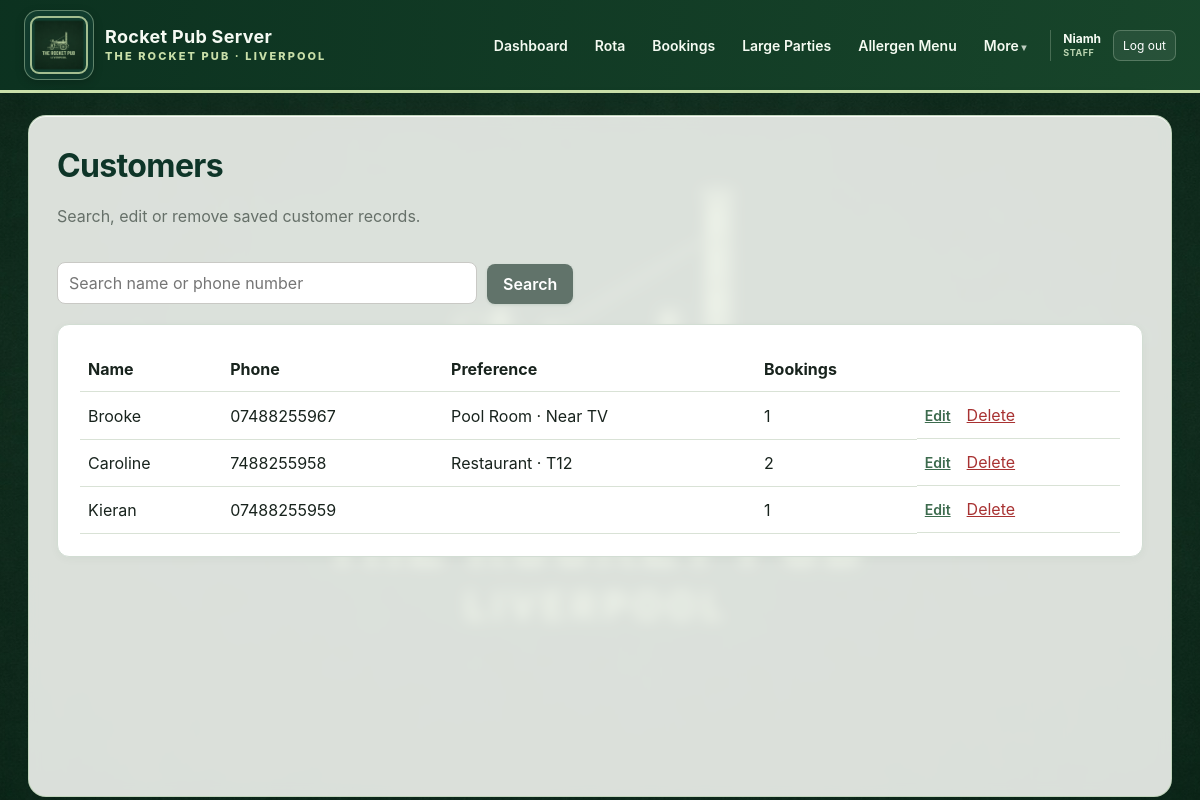
/customers (signed in), run on the app's committed database.
### app/models.py (models this page shows, shortened)
class AppUser(db.Model):
    id = db.Column(db.Integer, primary_key=True)
    username = db.Column(
        db.String(80),
        nullable=False,
        unique=True,
        index=True,
    )
    password_hash = db.Column(db.String(255), nullable=False)
    role = db.Column(
        db.String(20),
        nullable=False,
        default="staff",
        index=True,
    )
    must_change_password = db.Column(
        db.Boolean,
        nullable=False,
        default=True,
    )
    email = db.Column(db.String(255), unique=True, index=True)
    pending_email = db.Column(db.String(255))
    email_verified = db.Column(db.Boolean, nullable=False, default=False)
    email_verification_code_hash = db.Column(db.String(255))
    email_verification_expires_at = db.Column(db.DateTime)
    password_reset_code_hash = db.Column(db.String(255))
    password_reset_expires_at = db.Column(db.DateTime)
    active = db.Column(db.Boolean, nullable=False, default=True)
    created_at = db.Column(db.DateTime, default=datetime.utcnow)
    last_login_at = db.Column(db.DateTime)
    @property
    def is_manager(self):
        return self.role in {"manager", "admin"}

class Customer(db.Model):
    id = db.Column(db.Integer, primary_key=True)
    name = db.Column(db.String(120), nullable=False, index=True)
    phone = db.Column(db.String(30), nullable=False, unique=True, index=True)
    preferred_area_id = db.Column(db.Integer, db.ForeignKey("area.id"))
    preferred_table_id = db.Column(db.Integer, db.ForeignKey("pub_table.id"))
    prefers_near_tv = db.Column(db.Boolean, default=False)
    avoids_bench = db.Column(db.Boolean, default=False)
    notes = db.Column(db.Text)
    created_at = db.Column(db.DateTime, default=datetime.utcnow)
    preferred_area = db.relationship("Area", foreign_keys=[preferred_area_id])
    preferred_table = db.relationship("PubTable", foreign_keys=[preferred_table_id])
    bookings = db.relationship(
        "Booking",
        back_populates="customer",
        cascade="all, delete-orphan"
    )
    repeat_bookings = db.relationship(
        "RepeatBooking",
        back_populates="customer",
        cascade="all, delete-orphan"
    )

class Area(db.Model):
    id = db.Column(db.Integer, primary_key=True)
    name = db.Column(db.String(80), nullable=False, unique=True)
    tables = db.relationship("PubTable", back_populates="area")

class PubTable(db.Model):
    id = db.Column(db.Integer, primary_key=True)
    number = db.Column(db.String(20), nullable=False, unique=True, index=True)
    capacity = db.Column(db.Integer, nullable=False)
    area_id = db.Column(db.Integer, db.ForeignKey("area.id"), nullable=False)
    near_tv = db.Column(db.Boolean, default=False)
    has_bench = db.Column(db.Boolean, default=False)
    accessible = db.Column(db.Boolean, default=False)
    unsuitable_for_food = db.Column(db.Boolean, default=False)
    active = db.Column(db.Boolean, default=True)
    x_position = db.Column(db.Float, default=40)
    y_position = db.Column(db.Float, default=40)
    layout_width = db.Column(db.Float, default=90)
    layout_height = db.Column(db.Float, default=60)
    layout_shape = db.Column(db.String(20), default="rectangle")
    layout_rotation = db.Column(db.Float, default=0)
    area = db.relationship("Area", back_populates="tables")
    booking_links = db.relationship(
        "BookingTable",
        back_populates="table",
        cascade="all, delete-orphan"
    )

### app/routes.py (the view, shortened to what this page needs)
@main.route("/customers")
def customers():
    search = request.args.get("q", "").strip()
    stmt = db.select(Customer).order_by(Customer.name)
    return render_template(
        "customers.html",
        customers=db.session.scalars(stmt).all(),
        search=search,
    )

### app/routes.py (called while the page is built, shortened)
def current_user():
    return getattr(g, "current_user", None)

@main.app_context_processor
def inject_current_user():
    user = current_user()
    request_count = 0
    return {
        "current_user": user,
        "manager_request_count": request_count,
    }

### app/templates/customers.html (shortened to what this page needs)
{% extends "base.html" %}
{% block content %}
<div class="page-heading">
    <div>
        <h1>Customers</h1>
        <p>Search, edit or remove saved customer records.</p>
    </div>
</div>
<form class="search-bar" method="get">
    <input type="search"
           name="q"
           value="{{ search }}"
           placeholder="Search name or phone number">
    <button class="button secondary" type="submit">Search</button>
</form>
<div class="card">
    {% if customers %}
        <table class="data-table">
            <thead>
                <tr>
                    <th>Name</th>
                    <th>Phone</th>
                    <th>Preference</th>
                    <th>Bookings</th>
                    <th></th>
                </tr>
            </thead>
            <tbody>
                {% for customer in customers %}
                    <tr>
                        <td>{{ customer.name }}</td>
                        <td>{{ customer.phone }}</td>
                        <td>
                            {% if customer.preferred_area %}{{ customer.preferred_area.name }}{% endif %}
                            {% if customer.preferred_table %} · T{{ customer.preferred_table.number }}{% endif %}
                            {% if customer.prefers_near_tv %} · Near TV{% endif %}
                        </td>
                        <td>{{ customer.bookings|length }}</td>
                        <td class="row-actions">
                            <a class="small-link"
                               href="{{ url_for('main.edit_customer', customer_id=customer.id) }}">
                                Edit
                            </a>
                            <form method="post"
                                  action="{{ url_for('main.delete_customer', customer_id=customer.id) }}"
                                  onsubmit="return confirm('Delete this customer? This also deletes their linked normal booking history and repeat schedules.');">
                                <button class="link-button danger" type="submit">
                                    Delete
                                </button>
                            </form>
                        </td>
                    </tr>
                {% endfor %}
            </tbody>
        </table>
    {% else %}
        <p class="muted">No matching customers.</p>
    {% endif %}
</div>
{% endblock %}

### app/templates/base.html (shortened to what this page needs)
<!doctype html>
<html lang="en">
<head>
    <link rel="stylesheet"
          href="{{ url_for('static', filename='css/style.css') }}">
</head>
<body>
<header class="topbar">
    <a class="brand"
       href="{{ url_for('main.dashboard') }}"
       aria-label="Rocket Pub Server dashboard">
        <span class="brand-logo-frame">
            <img src="{{ url_for('static', filename='images/rocket-pub-header-logo.png') }}"
                 alt="The Rocket Pub Liverpool logo">
        </span>
        <span class="brand-copy">
            <strong>Rocket Pub Server</strong>
            <small>The Rocket Pub · Liverpool</small>
        </span>
    </a>
    {% if current_user %}
    <nav class="main-nav">
        <a class="{% if request.endpoint == 'main.dashboard' %}active{% endif %}"
           href="{{ url_for('main.dashboard') }}">Dashboard</a>
        <a class="{% if request.endpoint and request.endpoint.startswith('main.rota') %}active{% endif %}"
           href="{{ url_for('main.rota_home') }}">Rota</a>
        <a class="{% if request.endpoint in ['main.bookings', 'main.new_booking', 'main.edit_booking'] %}active{% endif %}"
           href="{{ url_for('main.bookings') }}">Bookings</a>
        <a class="{% if request.endpoint in ['main.large_parties', 'main.new_large_party', 'main.edit_large_party'] %}active{% endif %}"
           href="{{ url_for('main.large_parties') }}">Large Parties</a>
        <a class="{% if request.endpoint in ['main.allergen_menu', 'main.allergen_new', 'main.allergen_edit'] %}active{% endif %}"
           href="{{ url_for('main.allergen_menu') }}">Allergen Menu</a>
        <details class="nav-menu" data-exclusive-nav>
            <summary>More</summary>
        </details>
        <div class="account-menu">
            <span>
                {{ current_user.username }}
                <small>{{ current_user.role|title }}</small>
            </span>
<form method="post" action="{{ url_for('main.logout') }}">
                <button type="submit" class="topbar-logout">Log out</button>
            </form>
        </div>
    </nav>
    {% endif %}
</header>
<main class="container">
    {% block content %}{% endblock %}
</main>
</body>
</html>

### data on the page
AppUser: username "Niamh", role "STAFF"
Customer: name "Brooke", phone "07488255967", preferred_area.name "Pool Room", prefers_near_tv "· Near TV", bookings|length "1"
Customer: name "Caroline", phone "7488255958", preferred_area.name "Restaurant", preferred_table.number "12", bookings|length "2"
Customer: name "Kieran", phone "07488255959", bookings|length "1"
